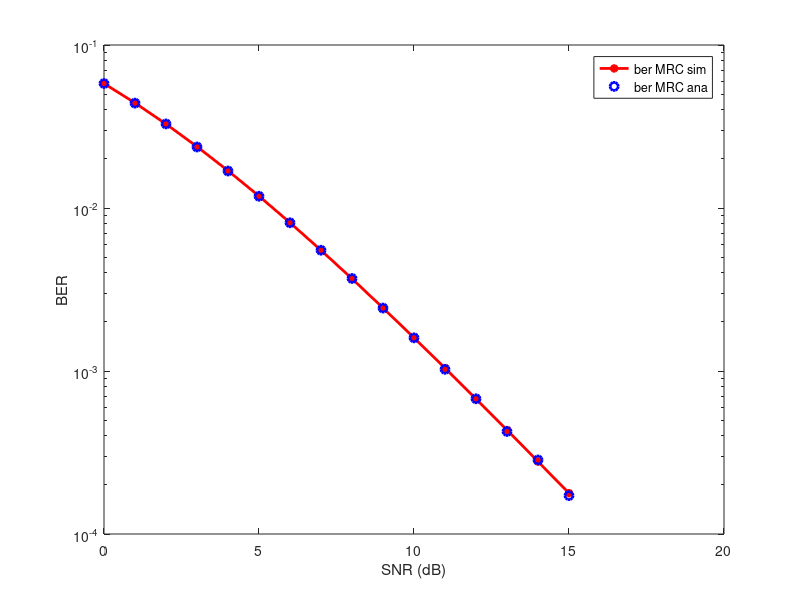

Here is the MATLAB script that generated this plot:
clc; 
clear all; 
close all; 
%%%%%%%%%%%%%%% Initialization %%%%%%%%%%%%%%%%%%%%%%%% 
N=5; % Number of trials 
m = 10^6; %Number of bits in each trial 
ip = rand(1,m)>0.5; % Generated bits 
BPSK = 2*ip-1; % Generated BPSK symbols 
snr_dB = 0:1:15; % range of snr values 
snr = 10.^(snr_dB/10); % snr value in the normal scale 
L=2; % Number of diversity branches 
% theoretical BER value for MRC combiner with 2 diversity branches 
p_R_MRC = 1/2 - 1/2*(1+1./snr).^(-1/2); 
ber_MRC_ana = p_R_MRC.^2.*(1+2*(1-p_R_MRC)); 
%%%%%%%%%% Receive MRC one by Two System %%%%%%%%%%%%%%%%%%% 
n_err=zeros(1,length(snr_dB)); % Initialize the bit error counter 
for p = 1:N 
for q = 1:length(snr_dB) 
% Generate white noise samples 
No = 1/sqrt(2)*[randn(L,m) + 1j*randn(L,m)]; 
% Generate channel coefficient 
h = 1/sqrt(2)*[randn(L,m) + 1j*randn(L,m)]; 
symbol = kron(ones(L,1),BPSK); % array of symbols 
rec_vector = h.*symbol + 10^(-snr_dB(q)/20)*No;% received symbol 
% Decision metric 
dec_metric = sum(conj(h).*rec_vector,1)./sum(h.*conj(h),1); 
ip_hat = real(dec_metric)>0; % Estimated symbol 
n_err(q) = n_err(q)+size(find([ip- ip_hat]),2); % compare input and estimated symbols 
end 
end 
ber_MRC_sim = n_err/(N*m); 
semilogy(snr_dB,ber_MRC_ana,'-r*','LineWidth',2) 
hold on; 
semilogy(snr_dB,ber_MRC_sim,'ob','LineWidth',2) 
legend('ber MRC sim', 'ber MRC ana'); 
xlabel('SNR (dB)'); 
ylabel('BER');
